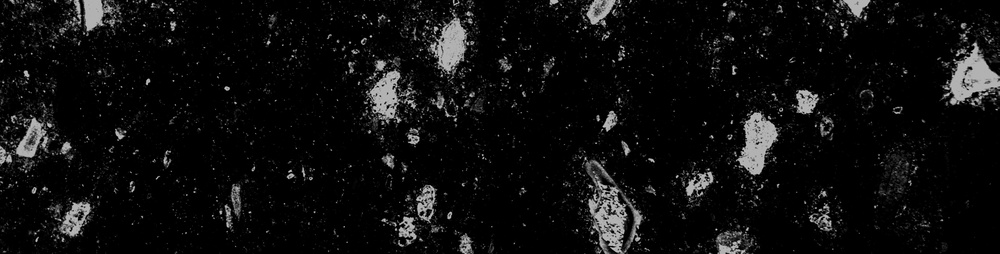
#> input picture image_input/Luax 4486-165_0s-2.jpg, 1000 x 254 px, shrunk from 4727 x 1201 before the run; its folder holds only this picture in this run
$ python calc_image.py
#> lines starting #> are read from the running program, lines starting #| are printed output that depends on the picture; after the words box and inside, x2 and y2 are one past the last pixel; in counts of white or black regions, pixels touching at a corner belong together
#> in load_images_from_folder, img is the input picture: shape (254, 1000, 3); min 0, max 210, mean 14.5
#!/usr/bin/env python
# coding: utf-8

import os
import cv2
import csv
import numpy as np
import matplotlib.image as mpimg
from matplotlib import pyplot as plt

image_path = os.path.join(os.getcwd(), "image_input")

output_path = os.path.join(os.getcwd(), "output")


def binarize_lib(
    image_file,
    thresh_val=127,
    with_plot=True,
):
#> called with image_file = 'image_input/Luax 4486-165_0s-2.jpg', thresh_val = 127, with_plot = True
    filename = os.path.basename(image_file).split(".")[0]
    result_path = os.path.join(output_path, filename + "_calc.png")
    img = cv2.imread(image_file)
    image_src = cv2.cvtColor(img, cv2.COLOR_BGR2GRAY)
    th, image_b = cv2.threshold(
        src=image_src, thresh=thresh_val, maxval=255, type=cv2.THRESH_BINARY
    )
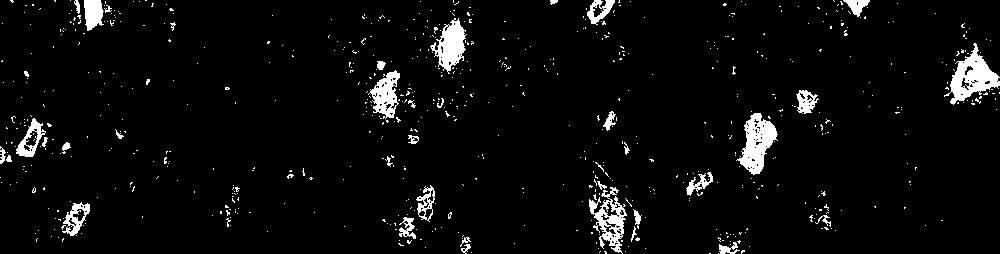
#> image_b: shape (254, 1000); 4.5% white; 695 white regions (657 under 20 px), largest, box (x1, y1, x2, y2) and area: (944, 43, 1000, 105) 1429, (736, 113, 778, 175) 1323, (589, 187, 627, 254) 1033
#> th = 127
    ratio = cv2.countNonZero(image_b) / (image_src.size)
#> ratio = 0.0451
    white_percent = ratio * 100
#> white_percent = 4.51
    result = [result_path, white_percent]
    if with_plot:
        original_img = mpimg.imread(image_file)
        cmap_val = "gray"
        fig, (ax1, ax2) = plt.subplots(
            nrows=1,
            ncols=2,
        )
        fig.suptitle("{} - {:.2f}%".format(filename, white_percent))

        ax1.axis("off")
        ax1.title.set_text("Original")
        ax1.imshow(original_img, interpolation="none")

        ax2.axis("off")
        ax2.title.set_text("Binarized")
        ax2.imshow(image_b, cmap=cmap_val)
        plt.savefig(result_path)
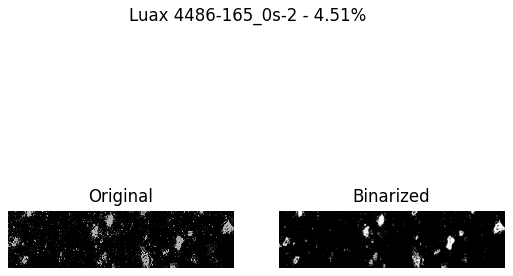
#> figure drawn by matplotlib, 2 panels
        # plt.show()
    return result


if not os.path.exists(output_path):
    os.makedirs(output_path)


def load_images_from_folder(folder):
    images = []
    for filename in os.listdir(folder):
        path = os.path.join(folder, filename)
        img = cv2.imread(path)
        if img is not None:
            images.append(path)
    return images


if __name__ == "__main__":
    images = load_images_from_folder(image_path)
    print("Images founded: {}".format(len(images)))
    print("")

    result = []
    error = []
    for path in images:
        complate = (len(result) / len(images)) * 100
        try:
            res_path, percent = binarize_lib(path)
#> percent = 4.51
            result.append([res_path, percent])
            print("Ok - {:.2f}% - {}".format(complate, res_path))
#| Ok - 0.00% - output/Luax 4486-165_0s-2_calc.png
        except:
            result.append([path, "ERROR"])
            print("Error - {:.2f}% - {}".format(complate, path))
            error.append(path)

    table_output = os.path.join(output_path, 'result.csv')
    with open(table_output, 'w', encoding='UTF8', newline='') as f:
        writer = csv.writer(f)

        writer.writerow(['file', 'white_percent'])
        writer.writerows(result)

    print('Summary - {}'.format(table_output))
